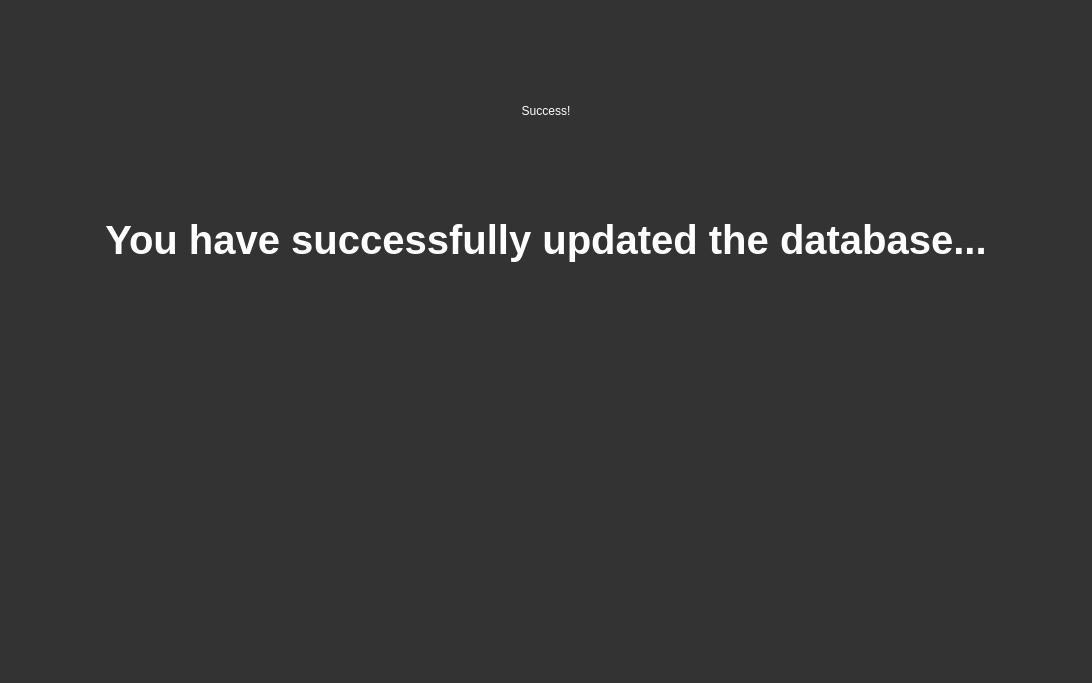
<?xml version="1.0" encoding="UTF-8"?>
<ui version="4.0">
 <class>Form</class>
 <widget class="QWidget" name="Form">
  <property name="geometry">
   <rect>
    <x>0</x>
    <y>0</y>
    <width>1092</width>
    <height>683</height>
   </rect>
  </property>
  <property name="minimumSize">
   <size>
    <width>1092</width>
    <height>682</height>
   </size>
  </property>
  <property name="windowTitle">
   <string>Form</string>
  </property>
  <property name="styleSheet">
   <string notr="true">  QWidget {
        background-color: #333333;
        color: #ffffff;
        border: none;
    }
    QPushButton {
        background-color: #4d4d4d;
        border: 1px solid #4d4d4d;
        border-radius: 4px;
        color: #ffffff;
        padding: 5px;
    }
    QPushButton:hover {
        background-color: #5a5a5a;
        border: 1px solid #5a5a5a;
    }
    QCheckBox {
        color: #ffffff;
    }
    QLineEdit {
        background-color: #4d4d4d;
        border: 1px solid #4d4d4d;
        color: #ffffff;
        padding: 5px;
    }
    QTextEdit {
        background-color: #4d4d4d;
        border: 1px solid #4d4d4d;
        color: #ffffff;
        padding: 5px;
    }
    QProgressBar {
        border: 1px solid #444444;
        border-radius: 7px;
        background-color: #2e2e2e;
        text-align: center;
        font-size: 10pt;
        color: white;
    }
    QProgressBar::chunk {
        background-color: #3a3a3a;
        width: 5px;
    }
    QScrollBar:vertical {
        border: none;
        background-color: #3a3a3a;
        width: 10px;
        margin: 16px 0 16px 0;
    }
    QScrollBar::handle:vertical {
        background-color: #444444;
        border-radius: 5px;
    }
    QScrollBar:horizontal {
        border: none;
        background-color: #3a3a3a;
        height: 10px;
        margin: 0px 16px 0 16px;
    }
    QScrollBar::handle:horizontal {
        background-color: #444444;
        border-radius: 5px;
    }
    QTabWidget {
        background-color: #2e2e2e;
        border: none;
    }
    QTabBar::tab {
        background-color: #2e2e2e;
        color: #b1b1b1;
        padding: 8px 20px;
        border-top-left-radius: 5px;
        border-top-right-radius: 5px;
        border: none;
    }

    QTabBar::tab:selected, QTabBar::tab:hover {
        background-color: #3a3a3a;
        color: white;
    }</string>
  </property>
  <layout class="QVBoxLayout" name="verticalLayout">
   <item>
    <layout class="QHBoxLayout" name="horizontalLayout">
     <property name="leftMargin">
      <number>5</number>
     </property>
     <property name="rightMargin">
      <number>5</number>
     </property>
     <property name="bottomMargin">
      <number>0</number>
     </property>
     <item>
      <widget class="QLabel" name="label">
       <property name="minimumSize">
        <size>
         <width>0</width>
         <height>0</height>
        </size>
       </property>
       <property name="maximumSize">
        <size>
         <width>1200</width>
         <height>200</height>
        </size>
       </property>
       <property name="styleSheet">
        <string notr="true">font: 700 60pt &quot;Segoe UI&quot;;</string>
       </property>
       <property name="text">
        <string>Success!</string>
       </property>
       <property name="alignment">
        <set>Qt::AlignCenter</set>
       </property>
      </widget>
     </item>
    </layout>
   </item>
   <item>
    <layout class="QHBoxLayout" name="horizontalLayout_2">
     <property name="bottomMargin">
      <number>60</number>
     </property>
     <item>
      <widget class="QLabel" name="file_label_1">
       <property name="font">
        <font>
         <family>Segoe UI</family>
         <pointsize>30</pointsize>
         <italic>false</italic>
         <bold>true</bold>
        </font>
       </property>
       <property name="styleSheet">
        <string notr="true">font: 700 30pt &quot;Segoe UI&quot;;</string>
       </property>
       <property name="text">
        <string>You have successfully updated the database...</string>
       </property>
       <property name="alignment">
        <set>Qt::AlignHCenter|Qt::AlignTop</set>
       </property>
      </widget>
     </item>
    </layout>
   </item>
  </layout>
 </widget>
 <resources/>
 <connections/>
</ui>
